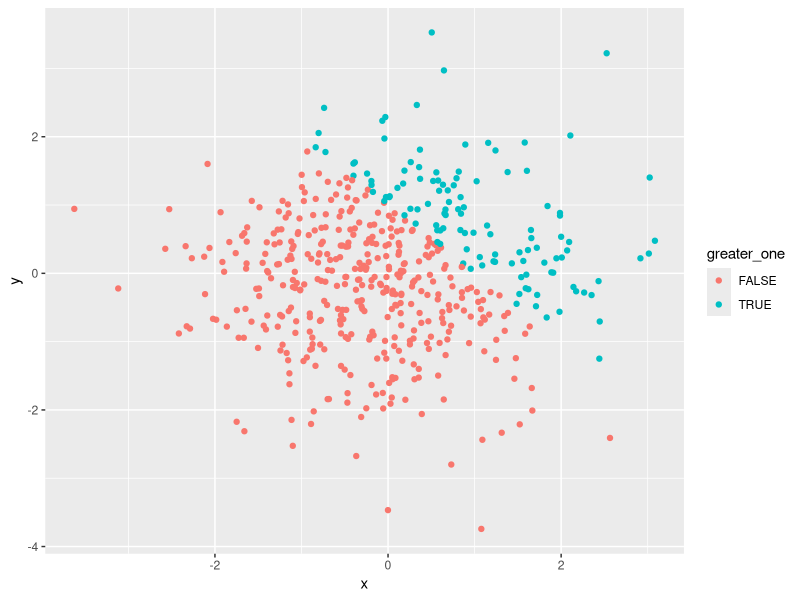
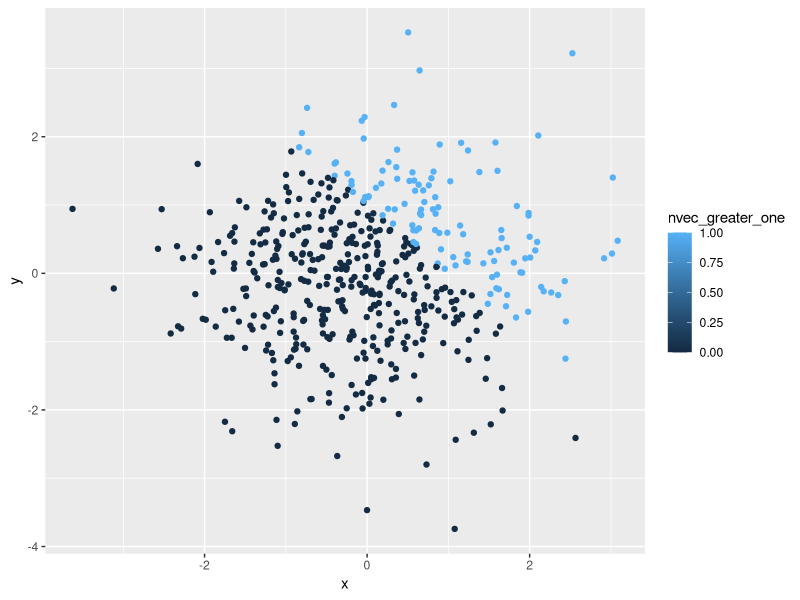
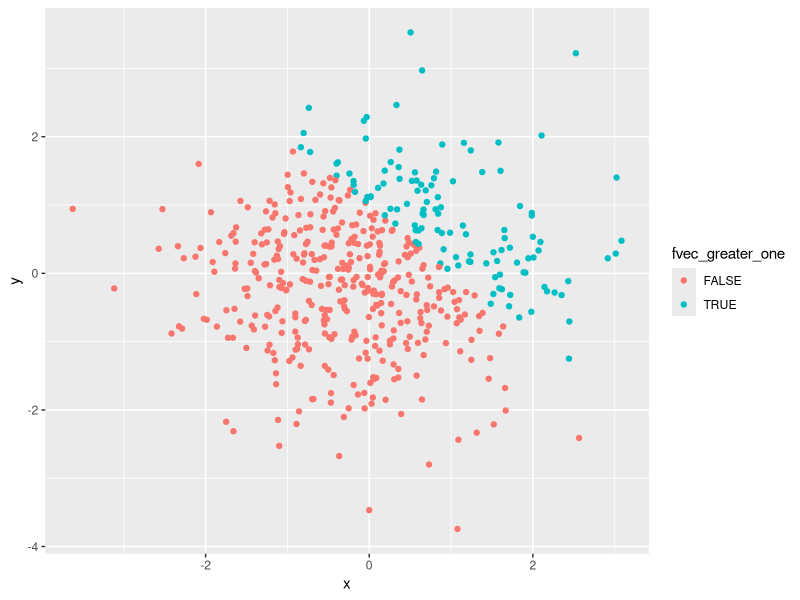
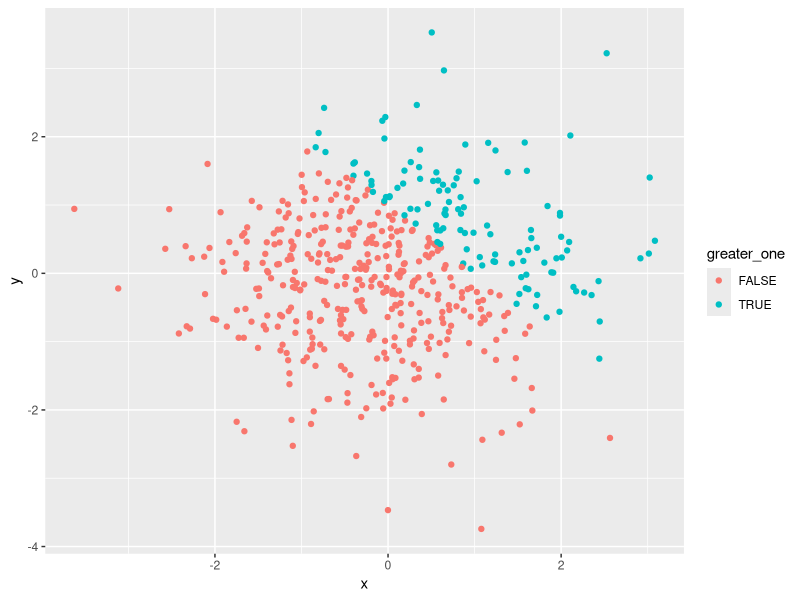

Write R code to recreate these figures, in order.
## ---- chunk 1
library(tidyverse)
p1_df = tibble (
  sample = rnorm(8),
  logic_vect = sample > 0,
  char_vect = c("a","b","c","d","e","f","g","h"),
  factor_vect = factor(c("low","medium","high","low","medium","high","low","medium"))
)
## ---- chunk 2
pull(p1_df, sample)*as.numeric(pull(p1_df, logic_vect))
pull(p1_df, sample)*as.factor(pull(p1_df, logic_vect))
pull(p1_df, sample)*as.numeric(as.factor((pull(p1_df, logic_vect))))
## ---- chunk 3
p2_df = tibble(
  x = rnorm(500),
  y = rnorm(500),
  greater_one = (x + y) > 1,
  nvec_greater_one = as.numeric(greater_one),
  fvec_greater_one = as.factor(greater_one)
)
## ---- chunk 4
#Scatterplot by logic
logic_color_plot = ggplot(p2_df, aes(x = x, y = y, color = greater_one)) + geom_point()
logic_color_plot
#Scatterplot by numeric
num_color_plot = ggplot(p2_df, aes(x = x, y = y, color = nvec_greater_one)) + geom_point()
num_color_plot
#Scatterplot by factor
factor_color_plot = ggplot(p2_df, aes(x = x, y = y, color = fvec_greater_one)) + geom_point()
factor_color_plot

ggsave(filename = "logic_color_plot.png", plot = logic_color_plot)
